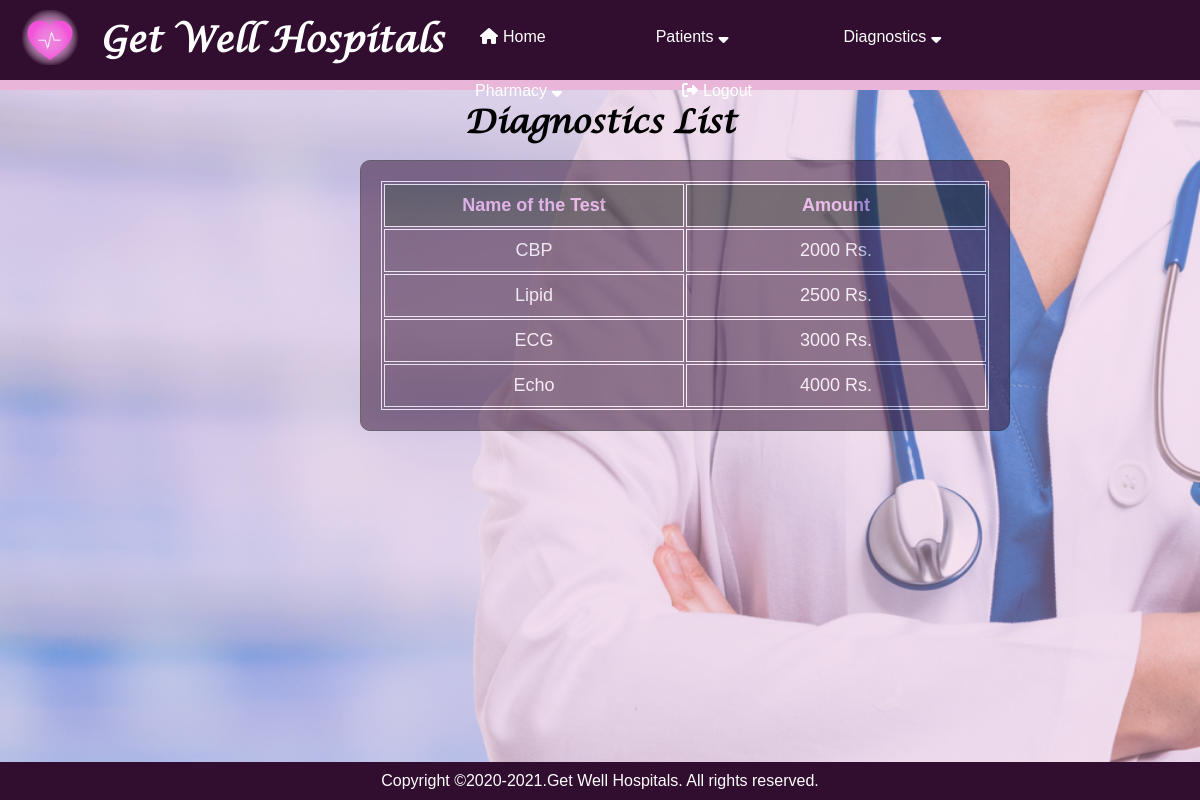
/diagnostic_list, run on an earlier commit of the app's database.
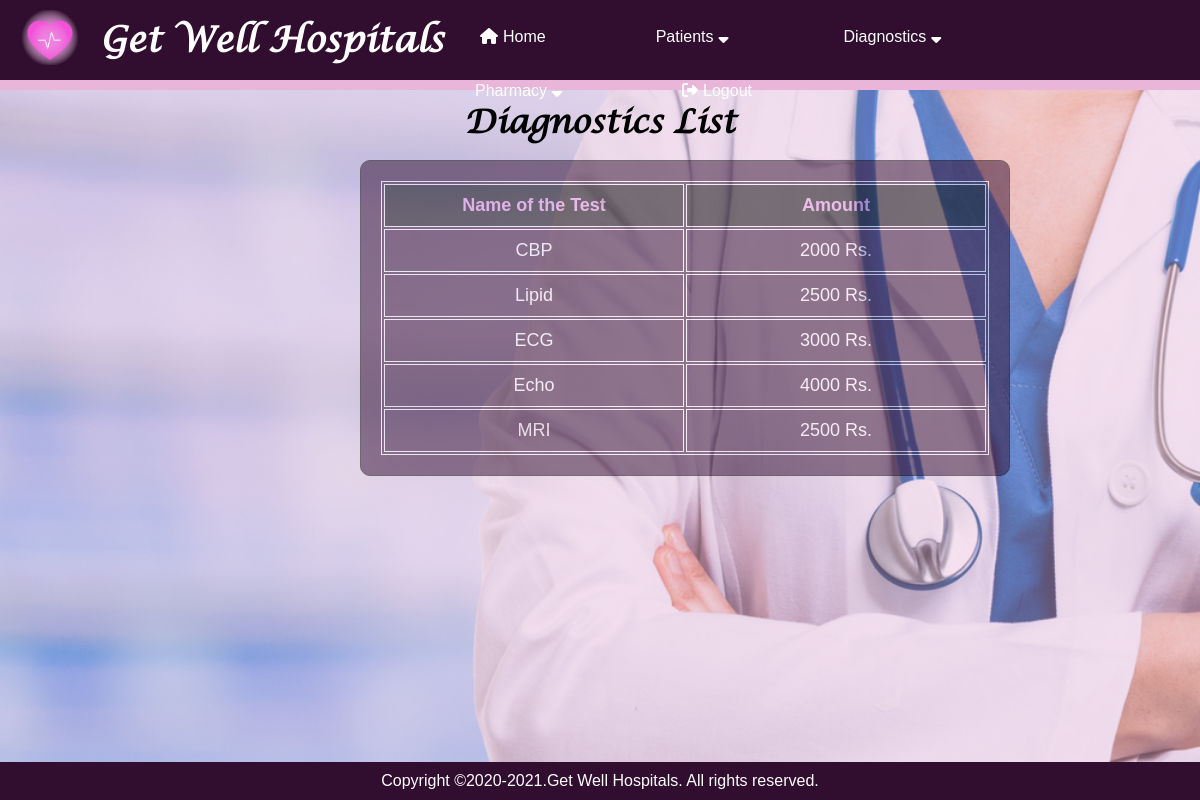
And on a later commit of the database.
### application/routes.py (models this page shows)
class Diagnostic(db.Model):
    __tablename__ = 'diagnostic'
    diagnostic_id = Column(Integer, primary_key=True)
    name_of_the_test = Column(String)
    amount = Column(Integer)

### application/routes.py (the view)
@app.route("/diagnostic_list")
def diagnostic_list():
    diagnostics = Diagnostic.query.all()
    return render_template("diagnostic_list.html", diagnostics=diagnostics)

### application/templates/diagnostic_list.html
{% extends "layout.html" %}
{% block content %}
<h1>Diagnostics List</h1>
        <div class="background_table" style="left: 30%;">
            <div style="opacity:inherit 200%;">
    <table style="width:100%;">
    <tr style="color: rgb(235, 157, 235);">
      <th>Name of the Test</th>
      <th>Amount</th>
    </tr>
    {% for dia in diagnostics %}
    <tr style="text-align: center;">
        <td>{{dia.name_of_the_test}}</td>
        <td>{{dia.amount}} Rs.</td>
    </tr>
    {% endfor %}
    </table>
    </div>
    </div>
{% endblock %}

What changed in the data, as far as the page shows it:
added Diagnostic: name_of_the_test "MRI", amount "2500"
